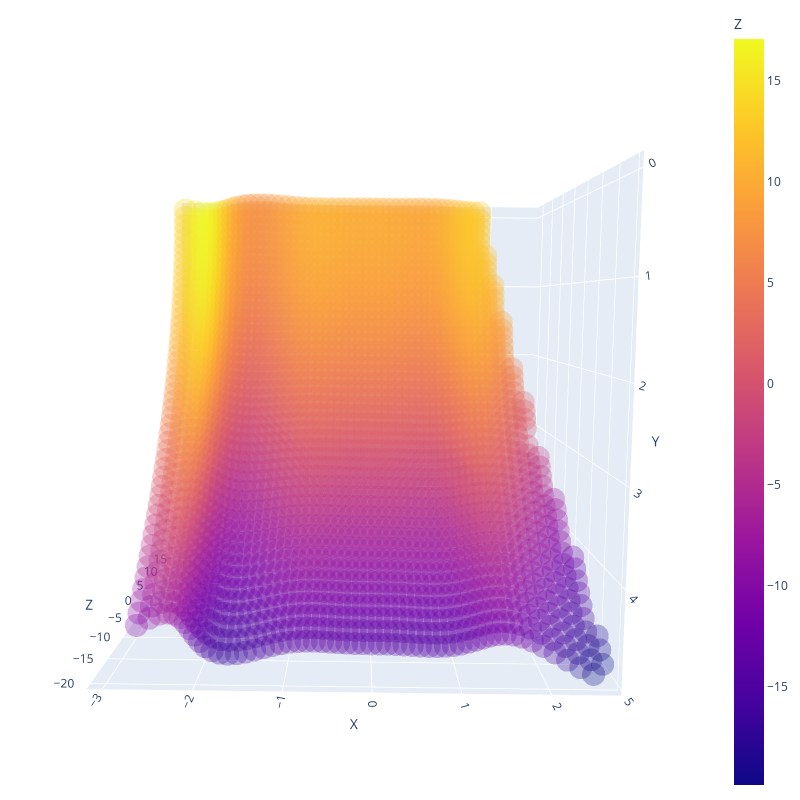

Notebook code cell kept with this figure:
### Code cell
g_values=np.array(list())
for point in pit:
    g_values=np.append(g_values,g_func(point))


df = pd.DataFrame(dict(
    X=pit[:,0], 
    Y=pit[:,1], 
    Z=g_values
))

import plotly.express as px

fig = px.scatter_3d(df, x='X', y='Y', z='Z',opacity=0.3,color='Z')
fig.update_layout(margin=dict(l=5, r=5, t=5, b=5),width=800, height=800)
fig.show()

### Figure 1 — Plotly figure (JSON) as saved in the notebook; plotly's stock layout.template omitted (floating-point values rounded to 4 significant figures; data arrays with more than 128 entries replaced by an {"elided": "..."} marker saying what was removed)
{"data": [{"hovertemplate": "X=%{x}<br>Y=%{y}<br>Z=%{marker.color}<extra></extra>", "legendgroup": "", "marker": {"color": {"elided": "2619 float values"}, "coloraxis": "coloraxis", "opacity": 0.3, "symbol": "circle"}, "mode": "markers", "name": "", "scene": "scene", "showlegend": false, "type": "scatter3d", "x": {"elided": "2619 float values"}, "y": {"elided": "2619 float values"}, "z": {"elided": "2619 float values"}}], "layout": {"coloraxis": {"colorbar": {"title": {"text": "Z"}}, "colorscale": [[0, "#0d0887"], [0.1111, "#46039f"], [0.2222, "#7201a8"], [0.3333, "#9c179e"], [0.4444, "#bd3786"], [0.5556, "#d8576b"], [0.6667, "#ed7953"], [0.7778, "#fb9f3a"], [0.8889, "#fdca26"], [1, "#f0f921"]]}, "height": 800, "legend": {"tracegroupgap": 0}, "margin": {"b": 5, "l": 5, "r": 5, "t": 5}, "scene": {"aspectmode": "auto", "aspectratio": {"x": 1, "y": 1, "z": 1}, "camera": {"center": {"x": 0, "y": 0, "z": 0}, "eye": {"x": -0.002848, "y": -0.2205, "z": -2.221}, "projection": {"type": "perspective"}, "up": {"x": 0, "y": 0, "z": 1}}, "domain": {"x": [0, 1], "y": [0, 1]}, "xaxis": {"title": {"text": "X"}, "type": "linear"}, "yaxis": {"title": {"text": "Y"}, "type": "linear"}, "zaxis": {"title": {"text": "Z"}, "type": "linear"}}, "width": 800}}
